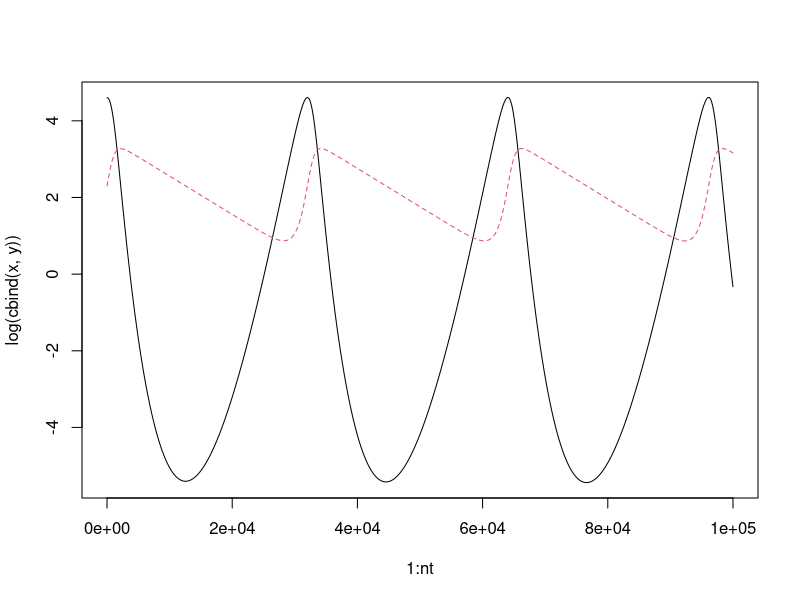

The R source for this figure:
##################################################################################
### Exploratory time-series plots of predator-prey dynamics in continuous time ###
##################################################################################

alpha <- 10 # prey growth
beta <- 0.1 # encounter rate
gamma <- 0.1  # prey to predator conversion
delta <- 0.1  # death of predator
  
dx <- function(x,y,alpha,beta,abiotic=F){
  if(abiotic==F) return(alpha*x - beta*x*y)
  if(abiotic==T) return(alpha - beta*x*y)
  }
dy <- function(x,y,beta,gamma,delta){
  beta*gamma*x*y - delta*y
  }

nt <- 10^5
x <- y <- vector("numeric",length=nt)
x0 <- 100
y0 <- 10

x[1] <- x0
y[1] <- y0
steplen <- 10^-3
#i0 <- 0.1
#iota <- i0*rep(rep(c(0,x0),c(90,1)),length.out=nt)
#iota <- i0*rep(1,nt)

for(t in 2:nt){
  x[t] <- x[t-1] + dx(x[t-1],y[t-1],alpha=1,beta=0.1,abiotic=F)*steplen # + iota[t-1]
  y[t] <- y[t-1] + dy(x[t-1],y[t-1],beta=0.1,gamma,delta)*steplen
  }

matplot(1:nt,log(cbind(x,y)),type="l")

#i0 <- 0.1
#iota <- i0*rep(rep(c(0,x0),c(90,1)),length.out=nt)
#iota <- i0*rep(1,nt)

###
# a <- 2
# b <- -1
# abiotic <- function(x) a/x-b
# curve(abiotic(x),xlim=c(0,10))
# curve(x+x*abiotic(x),xlim=c(0,10))
# abline(0,1,col="red",lty=2)
